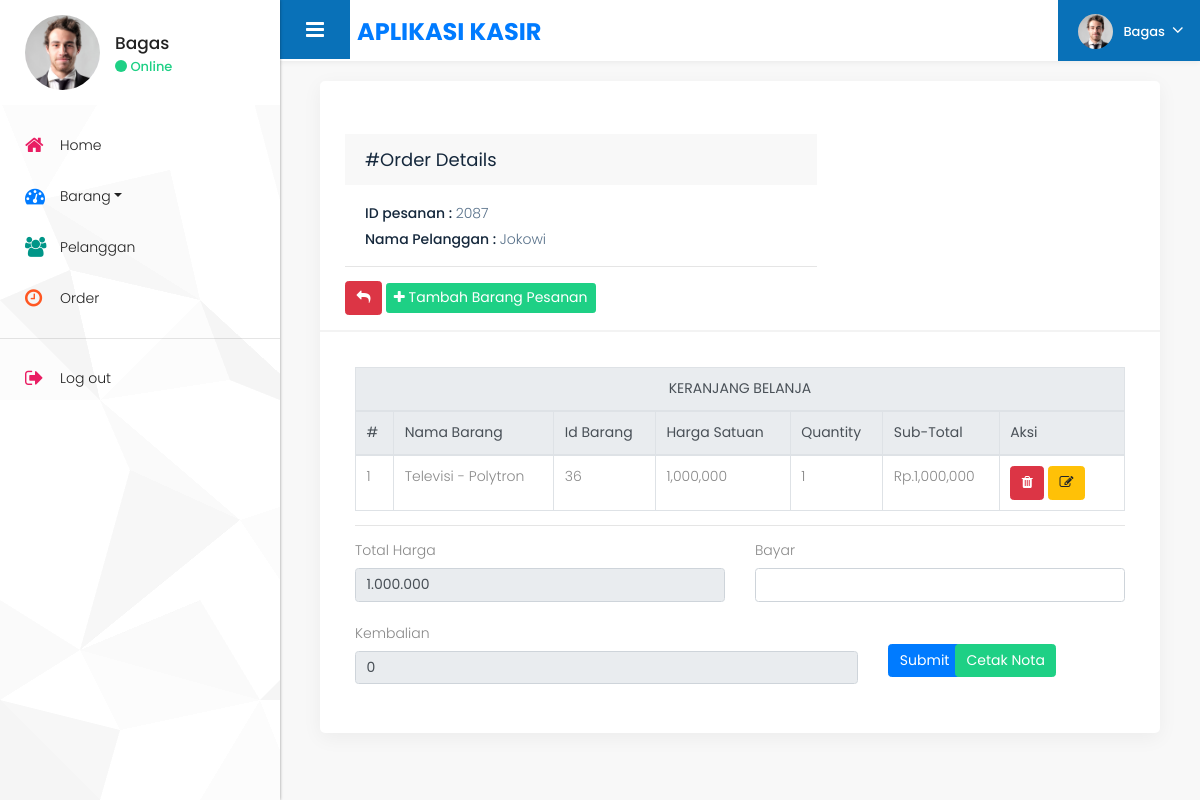
Page /_transaksipesanan.php?id_psn=2087 (signed in) on the committed database.
### tables this page shows
CREATE TABLE `pesanan` (
  `id_pesanan` int(11) NOT NULL,
  `tanggal_pesanan` timestamp NOT NULL DEFAULT current_timestamp(),
  `id_pelanggan` int(11) NOT NULL
);

CREATE TABLE `pelanggan` (
  `id_pelanggan` int(11) NOT NULL,
  `nama_pelanggan` varchar(30) NOT NULL,
  `telp` varchar(16) NOT NULL,
  `alamat` varchar(50) NOT NULL
);

CREATE TABLE `detail_pesanan` (
  `id_detailpesanan` int(11) NOT NULL,
  `id_pesanan` int(11) NOT NULL,
  `id_brg` int(11) NOT NULL,
  `qty` int(11) NOT NULL
);

CREATE TABLE `barang` (
  `id_brg` int(11) NOT NULL,
  `deskripsi` varchar(20) NOT NULL,
  `nama_brg` varchar(35) NOT NULL,
  `stok` int(30) NOT NULL,
  `harga` int(30) NOT NULL
);

### _transaksipesanan.php (the view, shortened to what this page needs)
<?php
    require_once('koneksi.php');
    $kembalian = 0;
    if (isset($_GET['id_psn'])) {
        $id_psn = $_GET['id_psn'];
        $tampil_nama_plgn = mysqli_query($conn, "SELECT * FROM pesanan p, pelanggan plgn WHERE p.id_pelanggan=plgn.id_pelanggan AND p.id_pesanan='$id_psn'");
        if (mysqli_num_rows($tampil_nama_plgn) > 0) {
            $np = mysqli_fetch_array($tampil_nama_plgn);
            $nm_plgn = $np['nama_pelanggan'];
        } else {
            $nm_plgn = "";
        }
    } else {
        header("Location: order.php");
    }
?>
<!DOCTYPE html>
<html lang="en">
   <head>
      <?php require_once('layout/_css.php'); ?>
   </head>
   <body class="dashboard dashboard_2">
      <div class="full_container">
        <div class="inner_container">
            <?php require_once('layout/_sidebar.php'); ?>
            <div id="content">
            <br>
            <?php require_once('layout/_topbar.php'); ?>
                <div class="midde_cont">
                    <div class="col-md-12">
                        <div class="white_shd full margin_bottom_30">
                            <div class="full graph_head mb-0">
                                <div class="heading1 margin_0">
                                    <div class="full invoice_blog padding_infor_info pb-0 ml-0 pl-0">
                                        <h4>#Order Details</h4>
                                        <p>
                                            <strong>ID pesanan : </strong><?= $id_psn ?><br>
                                            <strong>Nama Pelanggan : </strong><?= $nm_plgn ?><br>
                                        </p><hr>
                                    </div>
                                    <a href="order.php" class="btn btn-danger"><i class="fa fa-mail-reply"></i></a>
                                    <button type="button" class="btn btn-success mt-0 btn-sm" data-toggle="modal" data-target="#modalpilihbrg"><i class="fa fa-plus"></i>
                                        Tambah Barang Pesanan
                                    </button>
                                </div>
                            </div>
                            <div class="table_section padding_infor_info">
                                <div class="table-responsive-sm">
                                    <table class="table table-bordered">
                                        <thead class="thead-light">
                                            <tr>
                                                <th colspan="7" class="text-center">KERANJANG BELANJA</th>
                                            </tr>
                                        </thead>
                                        <thead class="thead-light">
                                            <tr>
                                                <th>#</th>
                                                <th>Nama Barang</th>
                                                <th>Id Barang</th>
                                                <th>Harga Satuan</th>
                                                <th>Quantity</th>
                                                <th>Sub-Total</th>
                                                <th>Aksi</th>
                                            </tr>
                                        </thead>
                                        <tbody>
                                            <?php $no = 0 ?>
                                            <?php
                                            $totalharga = 0;
                                            $get = mysqli_query($conn,
                                                "SELECT * FROM detail_pesanan p, barang br WHERE p.id_brg=br.id_brg AND id_pesanan='$id_psn'"
                                            );
                                            while ($p = mysqli_fetch_array($get)) {
                                                $id_brg = $p['id_brg'];
                                                $id_detailpesanan = $p['id_detailpesanan'];
                                                $deskripsi = $p['deskripsi'];
                                                $qty = $p['qty'];
                                                $harga = $p['harga'];
                                                $nama_brg = $p['nama_brg'];
                                                $subtotal = $qty * $harga;
                                                $totalharga += $subtotal;
                                            ?>
                                            <?php $no++ ?>
                                            <tr>
                                                <td scope="row"><?= $no; ?></td>
                                                <td><?= $nama_brg ?> - <?= $deskripsi ?></td>
                                                <td><?= $id_brg ?></td>
                                                <td><?= number_format($harga) ?></td>
                                                <td><?= $qty ?></td>
                                                <td>Rp.<?= number_format($subtotal) ?></td>
                                                <td class="text-white">
                                                    <a onclick="return confirm('Apakah anda yakin??')" class="btn btn-danger" href="_pesanan_model.php?hapus_brg_psn=<?= $p['id_detailpesanan'] ?>&id_psn=<?= $id_psn ?>"><i class="fa fa-trash"></i></a>
                                                    <a class="btn btn-warning"  href="#" data-toggle="modal" data-target="#modaleditqty<?= $id_detailpesanan ?>"><i class="fa fa-edit"></a>
                                                </td>
                                            </tr>
                                            <?php } ?>
                                        </tbody>
                                    </table><hr>
                                    <form class="row g-3" action="" method="post">
                                        <div class="col-md-6">
                                            <label for="inputEmail4" class="form-label">Total Harga</label>
                                            <input type="text" name="totalharga" class="form-control" id="inputEmail4" value="<?= number_format($totalharga, 0, ',', '.') ?>" readonly>
                                        </div>
                                        <div class="col-md-6">
                                            <label for="inputPassword4" class="form-label">Bayar</label>
                                            <input type="number" class="form-control" name="bayar" id="inputPassword4">
                                        </div>
                                        <div class="col-md-8 mb-3 mt-4">
                                            <label for="inputCity" class="form-label">Kembalian</label>
                                            <input type="text" class="form-control" name="kembalian" id="inputCity" value="<?= number_format($kembalian, 0, ',', '.') ?>" readonly>
                                        </div>
                                        <div class="col-md-1 mt-5">
                                            <button type="submit" name="hitung_bayar" class="btn btn-primary">Submit</button>
                                        </div>
                                        <div class="col-md-3 mt-5">
                                            <a href="print.php?id_psn=<?= $id_psn ?>" target="_blank" class="btn btn-success">Cetak Nota</a>
                                        </div>
                                    </form>
                                </div>
                            </div>
                        </div>
                    </div>
                </div>
            </div>
        </div>
      </div>
   </body>
</html>

### tema/style.css (style rules this page uses)
* { margin: 0; padding: 0; outline: none !important; }
html, body { color: #898989; font-size: 14px; font-family: 'Poppins', sans-serif; line-height: normal; font-weight: 300; overflow-x: hidden !important; }
a { color: #1f1f1f; text-decoration: none !important; outline: none !important; -webkit-transition: all .3s ease-in-out; -moz-transition: all .3s ease-in-out; -ms-transition: all .3s ease-in-out; -o-transition: all .3s ease-in-out; transition: all .3s ease-in-out; }
h1, h2, h3, h4, h5, h6 { letter-spacing: 0; font-weight: normal; position: relative; padding: 0; font-weight: normal; line-height: normal; color: #1f1f1f; margin: 0 }
h4 { font-size: 16px }
a { color: #898989; text-decoration: none; outline: none; }
a, .btn { text-decoration: none !important; outline: none !important; -webkit-transition: all .3s ease-in-out; -moz-transition: all .3s ease-in-out; -ms-transition: all .3s ease-in-out; -o-transition: all .3s ease-in-out; transition: all .3s ease-in-out; }
.btn-success { color: #fff; background-color: #1ed085; border-color: #1ed085; }
.padding_infor_info { padding: 35px 35px; float: left; width: 100%; }
button i { color: #fff; }
h4 { font-size: 18px; color: #000; line-height: 21px; font-weight: 600; text-transform: none; margin-bottom: 15px; }
p { color: #58718a; font-size: 14px; line-height: 21px; }
button, input, select, textarea, option { font-family: 'Poppins', sans-serif; }
.full { width: 100%; float: left; }
.margin_0 { margin: 0 !important; }
.full_container { width: 100%; max-width: 100%; padding: 0; margin: 0; }
.inner_container { padding: 0; margin: 0; display: flex; }
i, span { display: inline-block; }
#content { width: 100%; min-height: 100vh; transition: ease all 0.3s; position: relative; padding: 60px 25px 25px 305px; background: #f8f8f8; }
.graph_head { padding: 18px 25px 15px; float: left; width: 100%; border-bottom: solid #f3f3f3 2px; }
.heading1 { float: left; padding: 0 0 20px 0; width: 100%; margin-top: 50px; }
.graph_head .heading1 { float: left; padding: 0; width: auto; }
.margin_bottom_30 { margin-bottom: 30px; }
.white_shd { background: #fff; box-shadow: 0 5px 20px rgba(0, 0, 0, 0.05); border-radius: 5px; margin-top: 0; }
.btn { font-size: 14px; }
.invoice_blog h4 { color: #15283c; background: #f8f8f8; padding: 15px 20px; font-weight: 400; font-size: 18px; }
.invoice_blog p { margin: 0; padding: 0 20px; line-height: 26px; }
.invoice_blog p strong { font-weight: 500; color: #15283c; }
.table thead th { font-weight: 400; }
.table-responsive-sm { overflow: auto; }

### rows in the picture
pesanan: id_pelanggan.nama_pelanggan "Jokowi"
detail_pesanan: id_brg.nama_brg "Televisi", id_brg.deskripsi "Polytron", id_brg.id_brg "36", id_brg.harga "1,000,000", qty "1", qty.harga "1,000,000"

### other values in the picture
$_SESSION['nama'] "Bagas"
$id_psn "2087"
